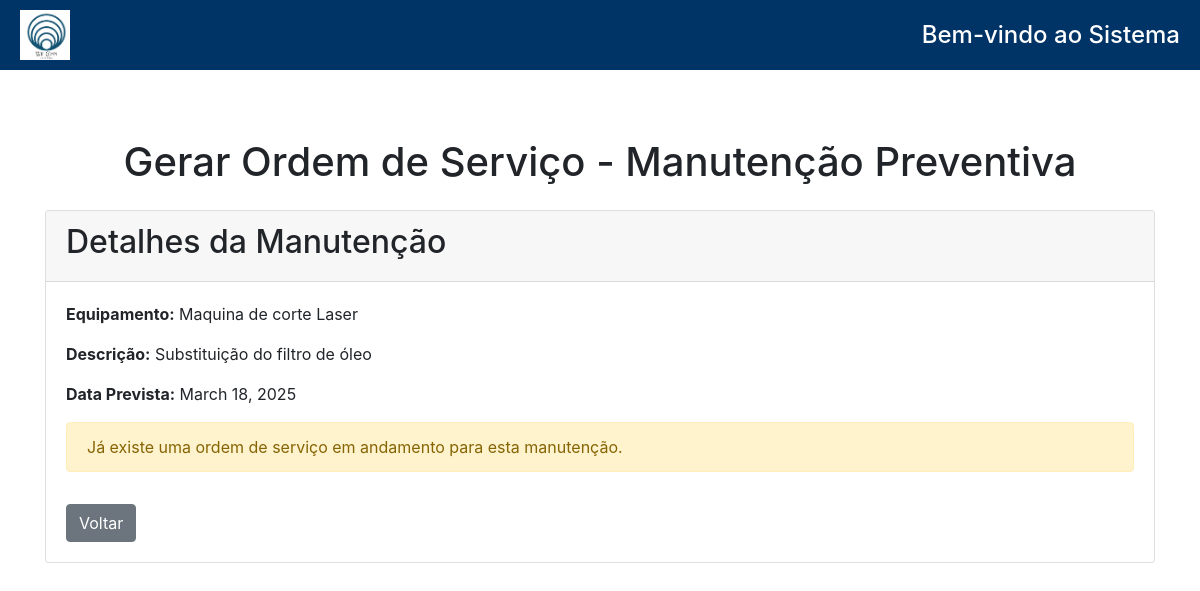
Page /manutencao/3/gerar-os/ (signed in) on the earlier database version.
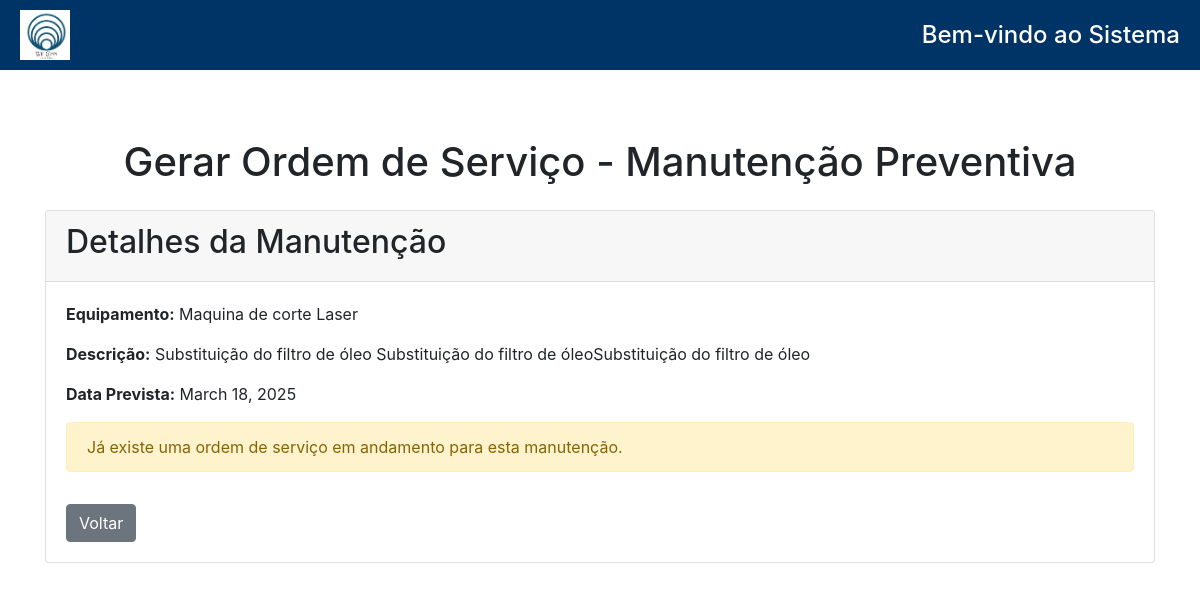
Same page on the later database version.
### GestaoPrev/models.py (models this page shows, shortened)
class ManutencaoPreventiva(models.Model):
    equipamento = models.ForeignKey(
        'CadEquip.Equipamento', on_delete=models.CASCADE, related_name='manutencoes'
    )
    pecas = models.ManyToManyField(
    'cadEstoque.Pecas',
    related_name='manutencoes',
    blank=True
    )
    tipo_calculo = models.CharField(max_length=100, choices=[('horas', 'Horas'), ('meses', 'Meses'), ('ambos', 'Ambos')])
    requer_parada = models.BooleanField(default=False)
    descricao = models.TextField()
    status = models.CharField(max_length=50, choices=[
        ('programada', 'Programada'),
        ('em_execucao', 'Em Execução'),
        ('atrasada', 'Atrasada')
    ], default='Programada')
    duracao_estimada = models.FloatField(help_text="Duração estimada em horas", null=True)
    duracao_real = models.FloatField(help_text="Duração real em horas", null=True)
    data_ultima_manutencao = models.DateField(null=True, blank=True)
    data_proxima_manutencao = models.DateField(null=True, blank=True)
    horimetro_atual = models.FloatField(null=True, blank=True)
    periodo_meses = models.IntegerField(null=True, blank=True)
    horas_intervalo = models.FloatField(null=True, blank=True)
    procedimentos = models.FileField(upload_to='procedimento_pdfs/', blank=True, null=True)
    @property
    def possui_os_aberta(self):
        from gestaoOS.models import Chamado
        return Chamado.objects.filter(
            equipamento=self.equipamento,
            tipo_manutencao='preventiva',
            status__in=['pendente', 'em_andamento', 'aguardando_peca']
        ).exists()

### CadEquip/models.py (models this page shows, shortened)
class Equipamento(models.Model):
    CLASSIFICACAO = [
        ('a', 'A'),
        ('b', 'B'),
        ('c', 'C'),
    ]
    nome = models.CharField(max_length=200)
    tag = models.CharField(max_length=200, unique=True)
    patrimonio = models.CharField(
        max_length=200,
        unique=True,
        blank=True,  # Allow blank values
        null=True   # Allow null values
    )
    modelo = models.CharField(max_length=200)
    fabricante = models.CharField(max_length=200)
    numero_serie = models.CharField(max_length=200, unique=False, blank=True, null=True)
    ano_fabricacao = models.CharField(max_length=200, blank=True, null=True)
    data_criacao = models.DateTimeField(auto_now_add=True)
    setor = models.ForeignKey('gestaoOS.Setor', on_delete=models.CASCADE, related_name='equipamentos')
    local = models.CharField(max_length=150, blank=True, null=True)
    foto = models.ImageField(upload_to='fotos_equipamentos/%Y/%m/%d/', null=True, blank=True)
    fornecedor = models.ForeignKey(
        'CadFornecedor.Fornecedor',  # Relaciona ao modelo Fornecedor do app CadFornecedor
        on_delete=models.SET_NULL,
        related_name='equipamentos',
        null=True,
        blank=True
    )
    manual_operacao = models.FileField(upload_to='manuais/', null=True, blank=True)
    garantia_termino = models.DateField(null=True, blank=True)
    classe = models.CharField(max_length=1, blank=True, null=True)
    ssma = models.CharField(
        max_length=1,
        choices=CLASSIFICACAO,
        default='c',
    )
    qualidade = models.CharField(
        max_length=1,
        choices=CLASSIFICACAO,
        default='c',
    )
    operacao = models.CharField(
        max_length=1,
        choices=CLASSIFICACAO,
        default='c',
    )
    entrega = models.CharField(
        max_length=1,
        choices=CLASSIFICACAO,
        default='c',
    )
    mtbf = models.CharField(
        max_length=1,
        choices=CLASSIFICACAO,
        default='c',
    )
    mttr = models.CharField(
        max_length=1,
        choices=CLASSIFICACAO,
        default='c',
    )
    horimetro_atual = models.FloatField(default=0, help_text="Horas totais de operação do equipamento")
    ultima_atualizacao = models.DateTimeField(null=True, blank=True)
    class Meta:
        verbose_name = 'Equipamento'
        verbose_name_plural = 'Equipamentos'

### GestaoPrev/views.py (the view, shortened to what this page needs)
# urls.py: path('manutencao/<int:manutencao_id>/gerar-os/', views.gerar_os_preventiva, name='gerar_os_preventiva'),
@login_required
def gerar_os_preventiva(request, manutencao_id):
    manutencao = get_object_or_404(ManutencaoPreventiva, id=manutencao_id)
    tecnicos_workload = User.objects.filter(groups__name='Técnico').annotate(
        chamados_em_andamento=Count('tecnico_chamados',
            filter=Q(tecnico_chamados__status='em_andamento'))
    ).order_by('username')
    context = {
        'manutencao': manutencao,
        'tecnicos': tecnicos_workload,
    }
    return render(request, 'gerar_os_preventiva.html', context)

### GestaoPrev/templates/gerar_os_preventiva.html (shortened to what this page needs)
{% extends 'base.html' %}
{% load static %}
{% block content %}
<link href="https://stackpath.bootstrapcdn.com/bootstrap/4.5.2/css/bootstrap.min.css" rel="stylesheet">
<div class="container mt-5 form-container">
    <h1 class="text-center">Gerar Ordem de Serviço - Manutenção Preventiva</h1>
    <div class="card mt-4">
        <div class="card-header">
            <h2>Detalhes da Manutenção</h2>
        </div>
        <div class="card-body">
            <p><strong>Equipamento:</strong> {{ manutencao.equipamento.nome }}</p>
            <p><strong>Descrição:</strong> {{ manutencao.descricao }}</p>
            <p><strong>Data Prevista:</strong> {{ manutencao.data_proxima_manutencao }}</p>
            {% if manutencao.possui_os_aberta %}
                <div class="alert alert-warning">
                    Já existe uma ordem de serviço em andamento para esta manutenção.
                </div>
            {% endif %}
            <a href="{% url 'listar_manutencoes' %}" class="btn btn-secondary mt-3">Voltar</a>
        </div>
    </div>
</div>
{% endblock %}

Differences in the rows shown:
changed ManutencaoPreventiva "Maquina de corte Laser": descricao "Substituição do filtro de óleo" → "Substituição do filtro de óleo Substituição do filtro de óleoSubstituição do filtro de óleo"
